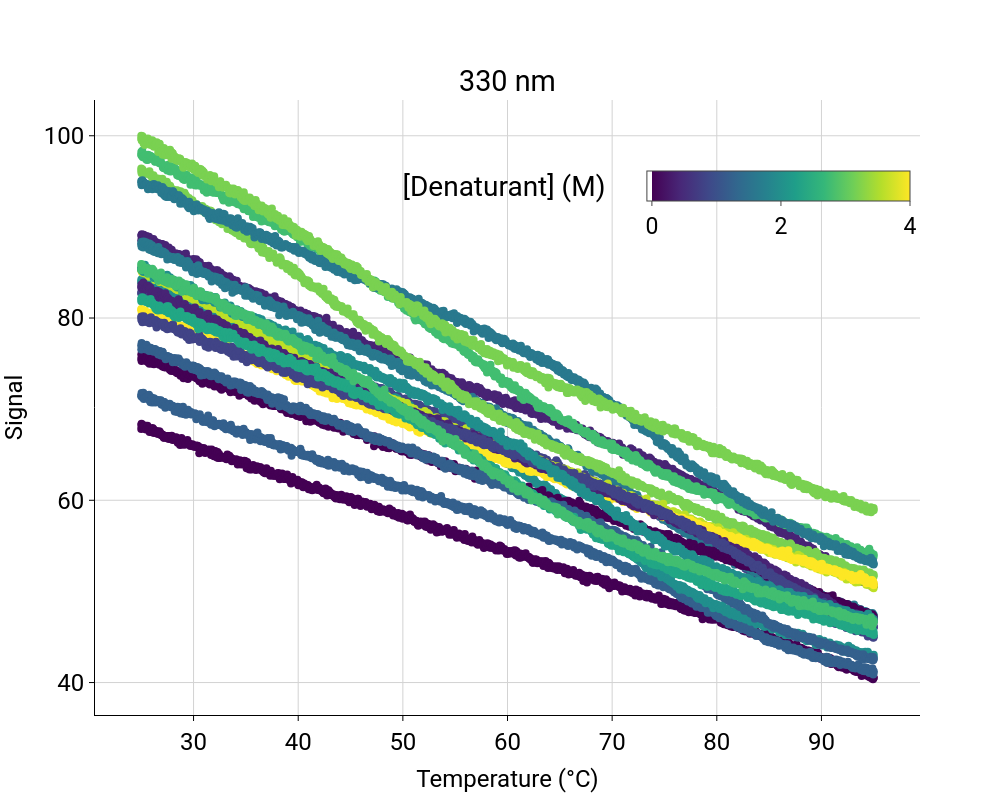

Notebook cell for this chart:
### Code cell
INDEX = 14
NAME = "P2A" # Name used in the manuscript

# creating a Sample object for the storage and processing of the DSF data
sample = Monomer()

# reading the data
sample.read_file(f'../../data/retiter3_P2B_P2A.xlsx')

sample.set_denaturant_concentrations()

# Selecting conditions
sample.set_signal(['330 nm'])#, '350 nm'])

conditions = [True]*48
# Index of the curves to be excluded from the analysis, starting from 1
outliers_or_other_data = ["1-22","29","43","44"] 

conditions = set_condition_indexes_to_false(conditions,outliers_or_other_data)

#using all curves except the curve without denaturant as in the paper
sample.select_conditions(conditions,normalise_to_global_max=True)

plot_config = PlotConfig()
plot_config.font_size = 24

legend_config = LegendConfig()
legend_config.color_bar_orientation = "h"
legend_config.color_bar_length = 0.6
legend_config.color_bar_x_pos = 0.7
legend_config.color_bar_y_pos = 0.9

#Plotting the selected signals against the temperature
fig = plot_unfolding(sample,plot_config=plot_config,legend_config=legend_config)
#display_figure_static(fig,height=800, width=1000)
fig.show()

### Figure 1 — Plotly figure (JSON) as saved in the notebook; plotly's stock layout.template omitted (floating-point values rounded to 4 significant figures; data arrays with more than 128 entries replaced by an {"elided": "..."} marker saying what was removed)
{"data": [{"marker": {"color": "#440154", "size": 8}, "mode": "markers", "name": "0.00 M", "showlegend": false, "type": "scatter", "x": {"elided": "980 float values"}, "xaxis": "x", "y": {"elided": "980 float values"}, "yaxis": "y"}, {"marker": {"color": "#482475", "size": 8}, "mode": "markers", "name": "0.40 M", "showlegend": false, "type": "scatter", "x": {"elided": "980 float values"}, "xaxis": "x", "y": {"elided": "980 float values"}, "yaxis": "y"}, {"marker": {"color": "#414487", "size": 8}, "mode": "markers", "name": "0.80 M", "showlegend": false, "type": "scatter", "x": {"elided": "980 float values"}, "xaxis": "x", "y": {"elided": "980 float values"}, "yaxis": "y"}, {"marker": {"color": "#34608d", "size": 8}, "mode": "markers", "name": "1.20 M", "showlegend": false, "type": "scatter", "x": {"elided": "980 float values"}, "xaxis": "x", "y": {"elided": "980 float values"}, "yaxis": "y"}, {"marker": {"color": "#29798e", "size": 8}, "mode": "markers", "name": "1.60 M", "showlegend": false, "type": "scatter", "x": {"elided": "980 float values"}, "xaxis": "x", "y": {"elided": "980 float values"}, "yaxis": "y"}, {"marker": {"color": "#218f8d", "size": 8}, "mode": "markers", "name": "2.00 M", "showlegend": false, "type": "scatter", "x": {"elided": "980 float values"}, "xaxis": "x", "y": {"elided": "980 float values"}, "yaxis": "y"}, {"marker": {"color": "#42be71", "size": 8}, "mode": "markers", "name": "2.80 M", "showlegend": false, "type": "scatter", "x": {"elided": "980 float values"}, "xaxis": "x", "y": {"elided": "980 float values"}, "yaxis": "y"}, {"marker": {"color": "#7ad151", "size": 8}, "mode": "markers", "name": "3.20 M", "showlegend": false, "type": "scatter", "x": {"elided": "980 float values"}, "xaxis": "x", "y": {"elided": "980 float values"}, "yaxis": "y"}, {"marker": {"color": "#bddf26", "size": 8}, "mode": "markers", "name": "3.60 M", "showlegend": false, "type": "scatter", "x": {"elided": "980 float values"}, "xaxis": "x", "y": {"elided": "980 float values"}, "yaxis": "y"}, {"marker": {"color": "#fde725", "size": 8}, "mode": "markers", "name": "4.00 M", "showlegend": false, "type": "scatter", "x": {"elided": "980 float values"}, "xaxis": "x", "y": {"elided": "980 float values"}, "yaxis": "y"}, {"marker": {"color": "#440154", "size": 8}, "mode": "markers", "name": "0.00 M", "showlegend": false, "type": "scatter", "x": {"elided": "980 float values"}, "xaxis": "x", "y": {"elided": "980 float values"}, "yaxis": "y"}, {"marker": {"color": "#482475", "size": 8}, "mode": "markers", "name": "0.40 M", "showlegend": false, "type": "scatter", "x": {"elided": "980 float values"}, "xaxis": "x", "y": {"elided": "980 float values"}, "yaxis": "y"}, {"marker": {"color": "#414487", "size": 8}, "mode": "markers", "name": "0.80 M", "showlegend": false, "type": "scatter", "x": {"elided": "980 float values"}, "xaxis": "x", "y": {"elided": "980 float values"}, "yaxis": "y"}, {"marker": {"color": "#34608d", "size": 8}, "mode": "markers", "name": "1.20 M", "showlegend": false, "type": "scatter", "x": {"elided": "980 float values"}, "xaxis": "x", "y": {"elided": "980 float values"}, "yaxis": "y"}, {"marker": {"color": "#29798e", "size": 8}, "mode": "markers", "name": "1.60 M", "showlegend": false, "type": "scatter", "x": {"elided": "980 float values"}, "xaxis": "x", "y": {"elided": "980 float values"}, "yaxis": "y"}, {"marker": {"color": "#218f8d", "size": 8}, "mode": "markers", "name": "2.00 M", "showlegend": false, "type": "scatter", "x": {"elided": "980 float values"}, "xaxis": "x", "y": {"elided": "980 float values"}, "yaxis": "y"}, {"marker": {"color": "#22a785", "size": 8}, "mode": "markers", "name": "2.40 M", "showlegend": false, "type": "scatter", "x": {"elided": "980 float values"}, "xaxis": "x", "y": {"elided": "980 float values"}, "yaxis": "y"}, {"marker": {"color": "#42be71", "size": 8}, "mode": "markers", "name": "2.80 M", "showlegend": false, "type": "scatter", "x": {"elided": "980 float values"}, "xaxis": "x", "y": {"elided": "980 float values"}, "yaxis": "y"}, {"marker": {"color": "#7ad151", "size": 8}, "mode": "markers", "name": "3.20 M", "showlegend": false, "type": "scatter", "x": {"elided": "980 float values"}, "xaxis": "x", "y": {"elided": "980 float values"}, "yaxis": "y"}, {"hoverinfo": "skip", "marker": {"cmax": 4, "cmin": 0, "colorbar": {"len": 0.6, "orientation": "h", "outlinewidth": 1, "tickfont": {"size": 23}, "ticks": "outside", "ticktext": ["0", "2", "4"], "tickvals": [0, 2, 4], "title": {"text": "[Denaturant] (M)"}, "x": 0.7, "xanchor": "center", "y": 0.9, "yanchor": "top"}, "colorscale": [[0, "#440154"], [0.1111, "#482878"], [0.2222, "#3e4989"], [0.3333, "#31688e"], [0.4444, "#26828e"], [0.5556, "#1f9e89"], [0.6667, "#35b779"], [0.7778, "#6ece58"], [0.8889, "#b5de2b"], [1, "#fde725"]]}, "mode": "markers", "showlegend": false, "type": "scatter", "x": [null], "xaxis": "x", "y": [null], "yaxis": "y"}], "layout": {"annotations": [{"font": {"size": 28.8}, "showarrow": false, "text": "330 nm", "x": 0.5, "xanchor": "center", "xref": "paper", "y": 1, "yanchor": "bottom", "yref": "paper"}], "font": {"color": "black", "family": "Roboto"}, "height": 800, "legend": {"font": {"size": 23}}, "paper_bgcolor": "white", "plot_bgcolor": "white", "width": 1000, "xaxis": {"anchor": "y", "domain": [0, 1], "gridcolor": "lightgray", "gridwidth": 1, "linecolor": "black", "linewidth": 1, "showgrid": true, "showline": true, "tickcolor": "black", "tickfont": {"size": 24}, "ticklen": 5, "ticks": "outside", "tickwidth": 1, "title": {"font": {"size": 24}, "text": "Temperature (°C)"}, "zeroline": false}, "yaxis": {"anchor": "x", "domain": [0, 1], "gridcolor": "lightgray", "gridwidth": 1, "linecolor": "black", "linewidth": 1, "nticks": 5, "showgrid": true, "showline": true, "tickcolor": "black", "tickfont": {"size": 24}, "ticklen": 5, "ticks": "outside", "tickwidth": 1, "title": {"font": {"size": 24}, "text": "Signal"}, "zeroline": false}}}
